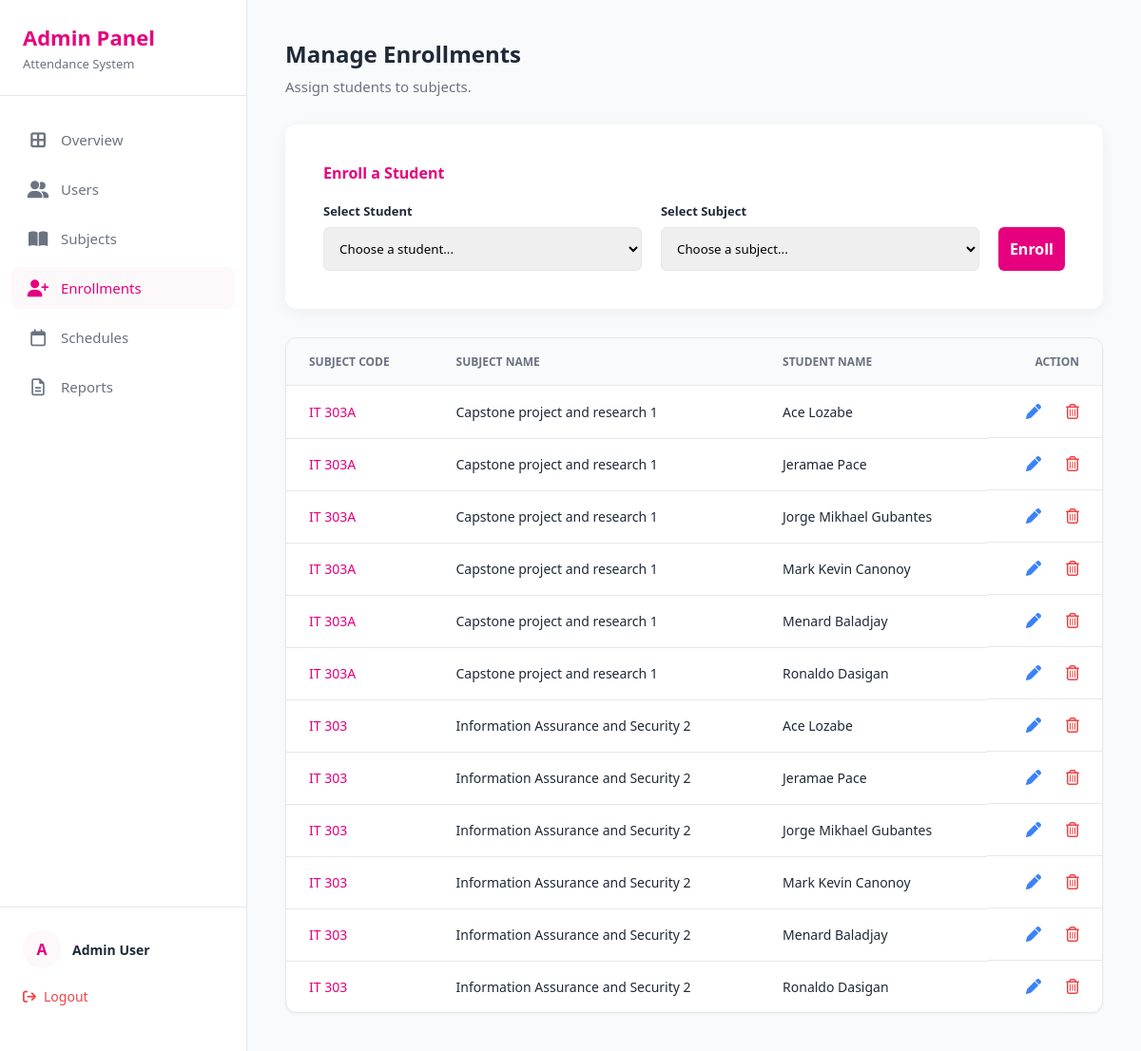
Page /admin/enrollments.php (signed in) on the committed database.
### tables this page shows
CREATE TABLE `enrollments` (
  `id` int(11) NOT NULL,
  `student_id` int(11) NOT NULL,
  `subject_id` int(11) NOT NULL
);

CREATE TABLE `subjects` (
  `id` int(11) NOT NULL,
  `code` varchar(20) NOT NULL,
  `name` varchar(255) NOT NULL,
  `instructor_id` int(11) DEFAULT NULL
);

CREATE TABLE `users` (
  `id` int(11) NOT NULL,
  `name` varchar(100) NOT NULL,
  `email` varchar(100) NOT NULL,
  `password` varchar(255) NOT NULL,
  `role` enum('Admin','Instructor','Student') NOT NULL,
  `created_at` timestamp NOT NULL DEFAULT current_timestamp()
);

### admin/enrollments.php (the view, shortened to what this page needs)
<?php
require_once '../db.php';
$enroll_sql = "SELECT enrollments.id, users.name AS student_name, subjects.code, subjects.name AS subject_name FROM enrollments JOIN users ON enrollments.student_id = users.id JOIN subjects ON enrollments.subject_id = subjects.id ORDER BY subjects.name ASC, users.name ASC";
$enroll_stmt = $pdo->query($enroll_sql);
$enrollments = $enroll_stmt->fetchAll(PDO::FETCH_ASSOC);
?>
<!DOCTYPE html>
<html lang="en">
<head>
    <link rel="stylesheet" href="../css/style.css">
    <link rel="stylesheet" href="https://cdnjs.cloudflare.com/ajax/libs/font-awesome/6.4.0/css/all.min.css">
</head>
<body>
    <div class="dashboard-layout">
        <aside class="sidebar">
            <div class="sidebar-header">
                <h2>Admin Panel</h2>
                <p>Attendance System</p>
            </div>
            <nav class="sidebar-nav">
                <ul>
                    <li><a href="overview.php"><i class="fa-solid fa-border-all"></i> Overview</a></li>
                    <li><a href="users.php"><i class="fa-solid fa-user-group"></i> Users</a></li>
                    <li><a href="subjects.php"><i class="fa-solid fa-book-open"></i> Subjects</a></li>
                    <li><a href="enrollments.php" class="active"><i class="fa-solid fa-user-plus"></i> Enrollments</a></li>
                    <li><a href="schedules.php"><i class="fa-regular fa-calendar"></i> Schedules</a></li>
                    <li><a href="reports.php"><i class="fa-regular fa-file-lines"></i> Reports</a></li>
                </ul>
            </nav>
            <div class="sidebar-footer">
                <div class="user-profile">
                    <div class="avatar"><?php echo substr($_SESSION['name'], 0, 1); ?></div>
                    <div class="user-info">
                        <span class="user-name"><?php echo htmlspecialchars($_SESSION['name']); ?></span>
                    </div>
                </div>
                <a href="../api/logout.php" class="logout-btn"><i class="fa-solid fa-arrow-right-from-bracket"></i> Logout</a>
            </div>
        </aside>
        <main class="main-content">
            <div class="page-header">
                <h1>Manage Enrollments</h1>
                <p>Assign students to subjects.</p>
            </div>
            <div class="login-card" style="max-width: 100%; margin: 0; margin-bottom: 30px;">
                <h3 style="color: var(--primary-magenta); margin-bottom: 20px; font-size: 16px;">Enroll a Student</h3>
                <form action="enrollments.php" method="POST" style="display: flex; align-items: flex-end; gap: 20px;">
                    <div class="input-group" style="flex: 1; margin-bottom: 0;">
                        <label>Select Student</label>
                        <select name="student_id" required style="width: 100%; padding: 12px; border: 1px solid var(--border-color); border-radius: 6px;">
                            <option value="">Choose a student...</option>
                        </select>
                    </div>
                    <div class="input-group" style="flex: 1; margin-bottom: 0;">
                        <label>Select Subject</label>
                        <select name="subject_id" required style="width: 100%; padding: 12px; border: 1px solid var(--border-color); border-radius: 6px;">
                            <option value="">Choose a subject...</option>
                        </select>
                    </div>
                    <button type="submit" class="btn-primary" style="width: auto;">Enroll</button>
                </form>
            </div>
            <div class="table-container">
                <table class="data-table">
                    <thead>
                        <tr>
                            <th>SUBJECT CODE</th>
                            <th>SUBJECT NAME</th>
                            <th>STUDENT NAME</th>
                            <th class="text-right">ACTION</th>
                        </tr>
                    </thead>
                    <tbody>
                        <?php foreach($enrollments as $enroll): ?>
                        <tr>
                            <td class="font-medium" style="color: var(--primary-magenta);"><?php echo htmlspecialchars($enroll['code']); ?></td>
                            <td class="text-muted"><?php echo htmlspecialchars($enroll['subject_name']); ?></td>
                            <td class="font-medium"><?php echo htmlspecialchars($enroll['student_name']); ?></td>
                            <td class="actions-cell text-right">
                                    <a href="edit_enrollment.php?id=<?php echo $enroll['id']; ?>" class="action-btn edit-btn" style="margin-right: 10px;">
                                        <i class="fa-solid fa-pen"></i>
                                    </a>
                                <a href="enrollments.php?delete_id=<?php echo $enroll['id']; ?>" class="action-btn delete-btn" onclick="return confirm('remove student from this class?');">
                                    <i class="fa-regular fa-trash-can"></i>
                                </a>
                            </td>
                        </tr>
                        <?php endforeach; ?>
                    </tbody>
                </table>
            </div>
        </main>
    </div>
</body>
</html>

### css/style.css (style rules this page uses)
:root { --primary-magenta: #e6007e; --primary-magenta-hover: #c4006b; --bg-light-pink: #fdf8fa; --text-dark: #1f2937; --text-muted: #6b7280; --border-color: #e5e7eb; --card-bg: #ffffff; }
* { box-sizing: border-box; margin: 0; padding: 0; font-family: 'Segoe UI', Tahoma, Geneva, Verdana, sans-serif; }
.login-card { background-color: var(--card-bg); width: 100%; max-width: 400px; padding: 40px; border-radius: 12px; box-shadow: 0 4px 15px rgba(0, 0, 0, 0.05); }
.input-group { margin-bottom: 20px; }
.input-group label { display: block; font-size: 13px; font-weight: 600; color: var(--text-dark); margin-bottom: 8px; }
.btn-primary { width: 100%; background-color: var(--primary-magenta); color: white; border: none; padding: 12px; border-radius: 6px; font-size: 16px; font-weight: 600; cursor: pointer; display: flex; justify-content: center; align-items: center; gap: 10px; transition: background-color 0.2s; }
.dashboard-layout { display: flex; height: 100vh; background-color: #ffffff; }
.sidebar { width: 260px; background-color: #ffffff; border-right: 1px solid var(--border-color); display: flex; flex-direction: column; padding: 24px 0; }
.sidebar-header { padding: 0 24px 24px 24px; border-bottom: 1px solid var(--border-color); }
.sidebar-header h2 { color: var(--primary-magenta); font-size: 22px; margin-bottom: 4px; }
.sidebar-header p { color: var(--text-muted); font-size: 13px; }
.sidebar-nav { flex-grow: 1; padding: 24px 12px; }
.sidebar-nav ul { list-style: none; }
.sidebar-nav ul li { margin-bottom: 8px; }
.sidebar-nav ul li a { display: flex; align-items: center; padding: 12px 16px; color: var(--text-muted); text-decoration: none; font-size: 15px; font-weight: 500; border-radius: 8px; transition: all 0.2s; gap: 12px; }
.sidebar-nav ul li a i { font-size: 18px; width: 24px; text-align: center; }
.sidebar-nav ul li a.active { background-color: var(--bg-light-pink); color: var(--primary-magenta); }
.sidebar-footer { padding: 24px; border-top: 1px solid var(--border-color); }
.user-profile { display: flex; align-items: center; gap: 12px; margin-bottom: 20px; }
.avatar { width: 40px; height: 40px; background-color: var(--bg-light-pink); color: var(--primary-magenta); border-radius: 50%; display: flex; justify-content: center; align-items: center; font-weight: bold; font-size: 16px; }
.user-info { display: flex; flex-direction: column; }
.user-name { font-size: 14px; font-weight: 600; color: var(--text-dark); }
.logout-btn { display: flex; align-items: center; color: #ef4444; text-decoration: none; font-size: 14px; font-weight: 500; gap: 8px; transition: opacity 0.2s; }
.main-content { flex-grow: 1; padding: 40px; overflow-y: auto; background-color: #f9fafb; }
.page-header { margin-bottom: 30px; }
.page-header h1 { color: var(--text-dark); font-size: 24px; margin-bottom: 8px; }
.page-header p { color: var(--text-muted); font-size: 15px; }
.table-container { background: var(--card-bg); border-radius: 12px; border: 1px solid var(--border-color); overflow: hidden; box-shadow: 0 1px 3px rgba(0,0,0,0.05); }
.data-table { width: 100%; border-collapse: collapse; text-align: left; }
.data-table th { background-color: #f9fafb; color: var(--text-muted); font-size: 12px; font-weight: 600; padding: 16px 24px; border-bottom: 1px solid var(--border-color); }
.data-table td { padding: 16px 24px; border-bottom: 1px solid var(--border-color); font-size: 14px; color: var(--text-dark); }
.data-table tr:last-child td { border-bottom: none; }
.font-medium { font-weight: 500; }
.text-muted { color: var(--text-muted); }
.text-right { text-align: right; }
.actions-cell { display: flex; justify-content: flex-end; gap: 16px; }
.action-btn { text-decoration: none; font-size: 16px; transition: color 0.2s; }
.edit-btn { color: #3b82f6; }
.delete-btn { color: #ef4444; }

### rows in the picture
enrollments: subject.code "IT 303A", subject.name "Capstone project and research 1", student.name "Ace Lozabe"
enrollments: subject.code "IT 303A", subject.name "Capstone project and research 1", student.name "Jeramae Pace"
enrollments: subject.code "IT 303A", subject.name "Capstone project and research 1", student.name "Jorge Mikhael Gubantes"
enrollments: subject.code "IT 303A", subject.name "Capstone project and research 1", student.name "Mark Kevin Canonoy"
enrollments: subject.code "IT 303A", subject.name "Capstone project and research 1", student.name "Menard Baladjay"
enrollments: subject.code "IT 303A", subject.name "Capstone project and research 1", student.name "Ronaldo Dasigan"
enrollments: subject.code "IT 303", subject.name "Information Assurance and Security 2", student.name "Ace Lozabe"
enrollments: subject.code "IT 303", subject.name "Information Assurance and Security 2", student.name "Jeramae Pace"
enrollments: subject.code "IT 303", subject.name "Information Assurance and Security 2", student.name "Jorge Mikhael Gubantes"
enrollments: subject.code "IT 303", subject.name "Information Assurance and Security 2", student.name "Mark Kevin Canonoy"
enrollments: subject.code "IT 303", subject.name "Information Assurance and Security 2", student.name "Menard Baladjay"
enrollments: subject.code "IT 303", subject.name "Information Assurance and Security 2", student.name "Ronaldo Dasigan"

### other values in the picture
substr($_SESSION['name'], 0, 1) "A"
$_SESSION['name'] "Admin User"
